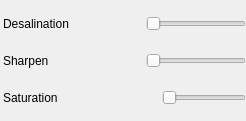
            <widget class="QWidget" name="widget_3" native="true">
             <property name="styleSheet">
              <string notr="true">margin-top:5px</string>
             </property>
             <layout class="QVBoxLayout" name="verticalLayout_6">
              <property name="spacing">
               <number>0</number>
              </property>
              <property name="leftMargin">
               <number>0</number>
              </property>
              <property name="rightMargin">
               <number>0</number>
              </property>
              <item>
               <widget class="QWidget" name="widget_4" native="true">
                <property name="styleSheet">
                 <string notr="true">margin-bottom:5px</string>
                </property>
                <layout class="QHBoxLayout" name="horizontalLayout_15">
                 <property name="leftMargin">
                  <number>0</number>
                 </property>
                 <property name="topMargin">
                  <number>0</number>
                 </property>
                 <property name="rightMargin">
                  <number>0</number>
                 </property>
                 <property name="bottomMargin">
                  <number>12</number>
                 </property>
                 <item>
                  <widget class="QLabel" name="label_2">
                   <property name="text">
                    <string>Desalination</string>
                   </property>
                  </widget>
                 </item>
                 <item>
                  <spacer name="horizontalSpacer_8">
                   <property name="orientation">
                    <enum>Qt::Horizontal</enum>
                   </property>
                   <property name="sizeHint" stdset="0">
                    <size>
                     <width>40</width>
                     <height>20</height>
                    </size>
                   </property>
                  </spacer>
                 </item>
                 <item>
                  <widget class="QSlider" name="horizontalSlider">
                   <property name="minimumSize">
                    <size>
                     <width>100</width>
                     <height>0</height>
                    </size>
                   </property>
                   <property name="maximumSize">
                    <size>
                     <width>100</width>
                     <height>16777215</height>
                    </size>
                   </property>
                   <property name="orientation">
                    <enum>Qt::Horizontal</enum>
                   </property>
                  </widget>
                 </item>
                </layout>
               </widget>
              </item>
              <item>
               <widget class="QWidget" name="widget_5" native="true">
                <property name="styleSheet">
                 <string notr="true">margin-bottom:5px</string>
                </property>
                <layout class="QHBoxLayout" name="horizontalLayout_16">
                 <property name="leftMargin">
                  <number>0</number>
                 </property>
                 <property name="topMargin">
                  <number>0</number>
                 </property>
                 <property name="rightMargin">
                  <number>0</number>
                 </property>
                 <property name="bottomMargin">
                  <number>12</number>
                 </property>
                 <item>
                  <widget class="QLabel" name="label_3">
                   <property name="text">
                    <string>Sharpen     </string>
                   </property>
                  </widget>
                 </item>
                 <item>
                  <spacer name="horizontalSpacer_9">
                   <property name="orientation">
                    <enum>Qt::Horizontal</enum>
                   </property>
                   <property name="sizeHint" stdset="0">
                    <size>
                     <width>72</width>
                     <height>20</height>
                    </size>
                   </property>
                  </spacer>
                 </item>
                 <item>
                  <widget class="QSlider" name="horizontalSlider_2">
                   <property name="minimumSize">
                    <size>
                     <width>100</width>
                     <height>0</height>
                    </size>
                   </property>
                   <property name="maximumSize">
                    <size>
                     <width>100</width>
                     <height>16777215</height>
                    </size>
                   </property>
                   <property name="styleSheet">
                    <string notr="true"/>
                   </property>
                   <property name="orientation">
                    <enum>Qt::Horizontal</enum>
                   </property>
                  </widget>
                 </item>
                </layout>
               </widget>
              </item>
              <item>
               <widget class="QWidget" name="widget_6" native="true">
                <property name="styleSheet">
                 <string notr="true">margin-bottom:5px</string>
                </property>
                <layout class="QHBoxLayout" name="horizontalLayout_17">
                 <property name="leftMargin">
                  <number>0</number>
                 </property>
                 <property name="topMargin">
                  <number>0</number>
                 </property>
                 <property name="rightMargin">
                  <number>0</number>
                 </property>
                 <property name="bottomMargin">
                  <number>0</number>
                 </property>
                 <item>
                  <widget class="QLabel" name="label_4">
                   <property name="text">
                    <string>Saturation    </string>
                   </property>
                  </widget>
                 </item>
                 <item>
                  <spacer name="horizontalSpacer_10">
                   <property name="orientation">
                    <enum>Qt::Horizontal</enum>
                   </property>
                   <property name="sizeHint" stdset="0">
                    <size>
                     <width>60</width>
                     <height>20</height>
                    </size>
                   </property>
                  </spacer>
                 </item>
                 <item>
                  <widget class="QSlider" name="horizontalSlider_3">
                   <property name="maximumSize">
                    <size>
                     <width>100</width>
                     <height>16777215</height>
                    </size>
                   </property>
                   <property name="orientation">
                    <enum>Qt::Horizontal</enum>
                   </property>
                  </widget>
                 </item>
                </layout>
               </widget>
              </item>
             </layout>
            </widget>
